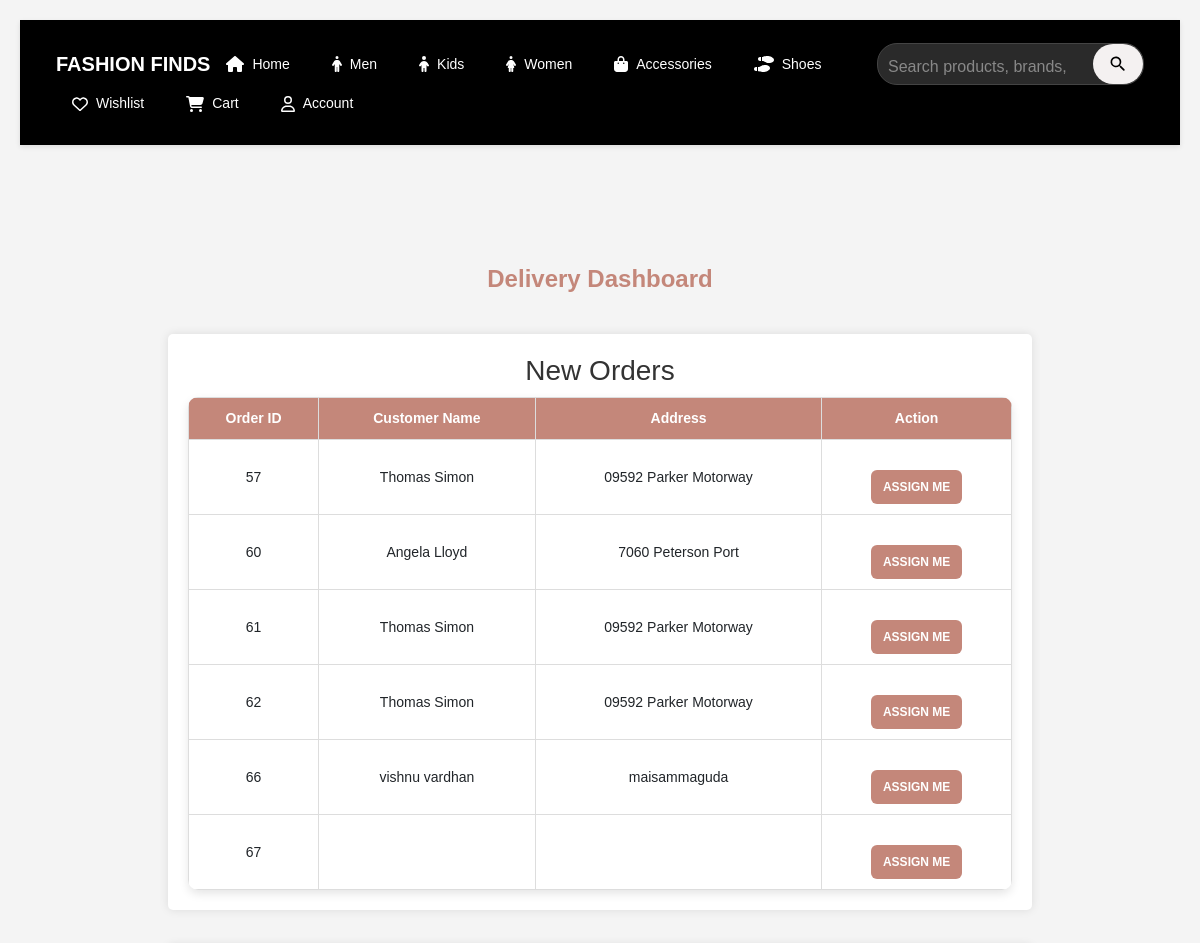
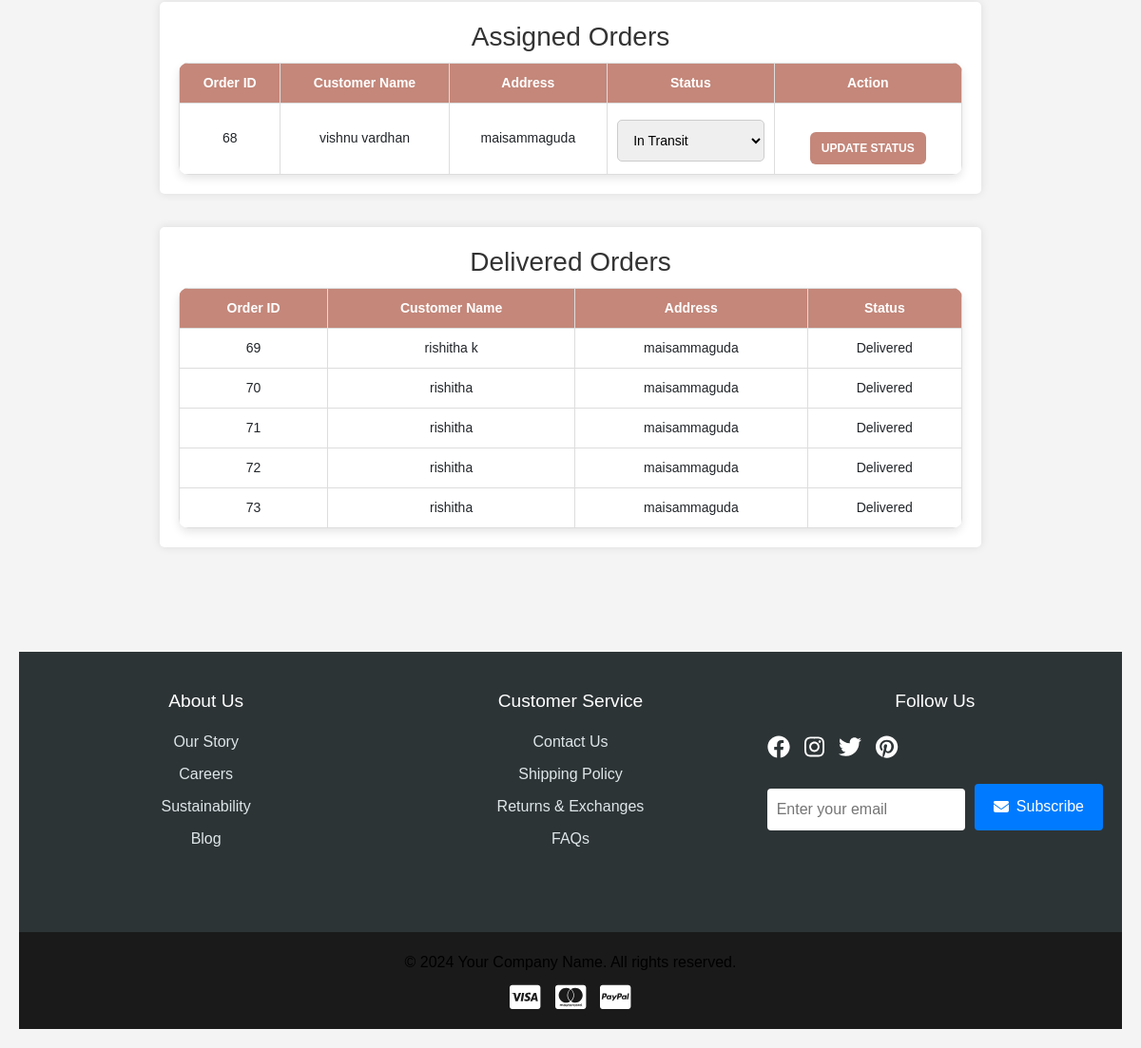
/delivery/dashboard (signed in), run on the app's committed database (2 pictures, top to bottom).
### app/models.py (models this page shows, shortened)
class Order(db.Model):
    __tablename__ = 'orders'
    id = db.Column(db.Integer, primary_key=True)
    user_id = db.Column(db.Integer, db.ForeignKey('users.id'), nullable=False)
    total_price = db.Column(db.Float, nullable=False)
    status = db.Column(db.String(50), nullable=False, default="Pending")  # ('Pending', 'Shipped', 'Delivered', 'Cancelled')
    order_date = db.Column(db.DateTime, nullable=False, default=lambda: datetime.now(timezone.utc))
    delivery_date = db.Column(db.DateTime, nullable=True)
    order_items = db.relationship('OrderItem', backref='order', lazy=True, cascade="all, delete-orphan")
    delivery_person_id = db.Column(db.Integer, db.ForeignKey('users.id'), nullable=True)
    customer_name = db.Column(db.String(100), nullable=False)
    address_line_1 = db.Column(db.String(100), nullable=False)
    state = db.Column(db.String(100), nullable=False)
    city = db.Column(db.String(100), nullable=False)
    pincode = db.Column(db.String(20), nullable=False)
    mail = db.Column(db.String(50), nullable=False)

### app/delivery.py (the view)
@delivery_bp.route('/dashboard')
@login_required
def dashboard():
    person = current_user
    if not person:
        return "User not found", 404  # Handle non-existent users
    available_orders = Order.query.filter_by(city=person.city, delivery_person_id=None).all()
    delivered_orders = Order.query.filter_by(status="Delivered", delivery_person_id=person.id).all()
    assigned_orders = Order.query.filter(Order.delivery_person_id == person.id, Order.status != "Delivered").all()
    return render_template('delivery_dashboard.html', person=person, new_orders=available_orders, assigned_orders=assigned_orders, delivered=delivered_orders)

### app/templates/delivery_dashboard.html (shortened to what this page needs)
{% extends "base.html" %}
{% block content %}
<link rel="stylesheet" href="{{ url_for('static', filename='css/delivery.css') }}">
    <h2 class="title" style="color: #C4877A; font-size: 30 px; font-weight: bold;">Delivery Dashboard</h2>
    <div class="container">
        <div class="section">
            <h3>New Orders</h3>
            {% if new_orders %}
                <table>
                    <tr>
                        <th>Order ID</th>
                        <th>Customer Name</th>
                        <th>Address</th>
                        <th>Action</th>
                    </tr>
                    {% for order in new_orders %}
                    <tr>
                        <td>{{ order.id }}</td>
                        <td>{{ order.customer_name }}</td>
                        <td>{{ order.address_line_1 }}</td>
                        <td>
                            <a href="{{ url_for('delivery.assign_delivery', order_id=order.id) }}">
                                <button class="btn btn-update-status" type="button">Assign Me</button>
                            </a>
                        </td>
                    </tr>
                    {% endfor %}
                </table>
            {% else %}
                <p class="empty">No new orders available for delivery</p>
            {% endif %}
        </div>
        <div class="section">
            <h3>Assigned Orders</h3>
            {% if assigned_orders %}
                <table>
                    <tr>
                        <th>Order ID</th>
                        <th>Customer Name</th>
                        <th>Address</th>
                        <th>Status</th>
                        <th>Action</th>
                    </tr>
                    {% for order in assigned_orders %}
                    <tr>
                        <td>{{ order.id }}</td>
                        <td>{{ order.customer_name }}</td>
                        <td>{{ order.address_line_1 }}</td>
                        <td>
                            <select class="statusSelect" data-order-id="{{ order.id }}">
                                <option value="In Transit" {% if order.delivery_status == "In Transit" %}selected{% endif %}>In Transit</option>
                            </select>
                        </td>
                        <td>
                            <a href="{{ url_for('delivery.update_status', order_id=order.id, status=order.delivery_status) }}" id="updateStatusLink-{{ order.id }}">
                                <button class="btn btn-update-status">Update Status</button>
                            </a>
                        </td>
                    </tr>
                    {% endfor %}
                </table>
            {% else %}
                <p class="empty">No assigned orders</p>
            {% endif %}
        </div>
        <div class="section">
            <h3>Delivered Orders</h3>
            {% if delivered %}
                <table>
                    <tr>
                        <th>Order ID</th>
                        <th>Customer Name</th>
                        <th>Address</th>
                        <th>Status</th>
                    </tr>
                    {% for order in delivered %}
                    <tr>
                        <td>{{ order.id }}</td>
                        <td>{{ order.customer_name }}</td>
                        <td>{{ order.address_line_1 }}</td>
                        <td>{{ order.status }}</td>
                    </tr>
                    {% endfor %}
                </table>
            {% else %}
                <p class="empty">No delivered orders</p>
            {% endif %}
        </div>
    </div>
{% endblock %}

### app/static/css/style.css (style rules this page uses)
* { margin: 0; padding: 0; box-sizing: border-box; font-family: Arial, sans-serif; }
.container { display: flex; flex-wrap: wrap; gap: 20px; justify-content: center; padding: 20px; max-width: 1400px; margin: 0 auto; }
.container { display: flex; flex-wrap: wrap; justify-content: center; gap: 15px; width: 100%; max-width: 1200px; }
body { font-family: Arial, sans-serif; margin: 0; padding: 0; }
a { text-decoration: none; }
html, body { height: 100%; margin: 0; overflow-x: hidden; }
input, textarea, select { margin-top: 5px; padding: 12px; border-radius: 5px; border: 1px solid #ccc; font-size: 1em; width: 100%; }
button { background-color: #262626; color: #f5f5f5; cursor: pointer; border: none; padding: 12px; border-radius: 5px; font-size: 1em; transition: background-color 0.3s; }
a { color: black; text-decoration: none; }
.btn { display: inline-block; padding: 12px; margin-top: 20px; background-color: #262626; color: #f5f5f5; border: none; border-radius: 5px; cursor: pointer; text-decoration: none; transition: background-color 0.3s; }

### app/static/css/delivery.css (style rules this page uses)
body { font-family: Arial, sans-serif; background-color: #f4f4f4; margin: 0; padding: 20px; text-align: center; }
.title { color: green; font-size: 24px; margin-top: 70px; margin-bottom: 20px; }
.container { max-width: 100%; margin-bottom: 50px; display: flex; flex-direction: column; align-items: center; }
.section { background: white; padding: 20px; width: 80%; margin-bottom: 20px; box-shadow: 0 0 10px rgba(0, 0, 0, 0.1); border-radius: 5px; }
h3 { color: #333; margin-bottom: 10px; }
table { width: 100%; border-collapse: collapse; background: white; border-radius: 10px; overflow: hidden; box-shadow: 0px 4px 10px rgba(0, 0, 0, 0.1); }
th, td { padding: 10px; text-align: center; border-bottom: 1px solid #ddd; border: 1px solid #ddd; font-size: 14px; }
th { background-color: #C4877A; color: white; }
button { background-color: green; color: white; border: none; padding: 5px 10px; cursor: pointer; }
.btn { padding: 8px 12px; border: none; border-radius: 6px; font-size: 12px; cursor: pointer; transition: 0.3s; text-transform: uppercase; font-weight: bold; }
.btn-update-status { background-color: #C4877A; color: white; }

### data on the page
Order: id "57", customer_name "Thomas Simon", address_line_1 "09592 Parker Motorway"
Order: id "60", customer_name "Angela Lloyd", address_line_1 "7060 Peterson Port"
Order: id "61", customer_name "Thomas Simon", address_line_1 "09592 Parker Motorway"
Order: id "62", customer_name "Thomas Simon", address_line_1 "09592 Parker Motorway"
Order: id "66", customer_name "vishnu vardhan", address_line_1 "maisammaguda"
Order: id "67"
Order: id "68", customer_name "vishnu vardhan", address_line_1 "maisammaguda", id "In Transit"
Order: id "69", customer_name "rishitha k", address_line_1 "maisammaguda", status "Delivered"
Order: id "70", customer_name "rishitha", address_line_1 "maisammaguda", status "Delivered"
Order: id "71", customer_name "rishitha", address_line_1 "maisammaguda", status "Delivered"
Order: id "72", customer_name "rishitha", address_line_1 "maisammaguda", status "Delivered"
Order: id "73", customer_name "rishitha", address_line_1 "maisammaguda", status "Delivered"
